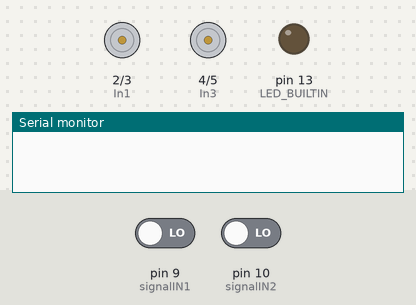
Recording of a sketch running on a simulated Arduino Nano, built with avr-gcc and run on an emulated ATmega328P. Shown: motor-driver pin pairs drawn as motors (green arrow = first pin HIGH = forward, orange = second pin HIGH = backward, longer = more drive), output pins drawn as LEDs (lit = HIGH), the last lines printed to the serial monitor. The test bench sets the inputs (shaded band); at power-on: pin 9 (signalIN1) LOW, pin 10 (signalIN2) LOW.

Above: at 1.2 s.
1.3 s: pin 9 (signalIN1) driven HIGH
At 4.2 s:
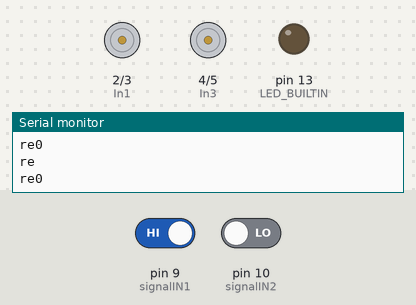
4.3 s: pin 9 (signalIN1) driven LOW
At 4.8 s:
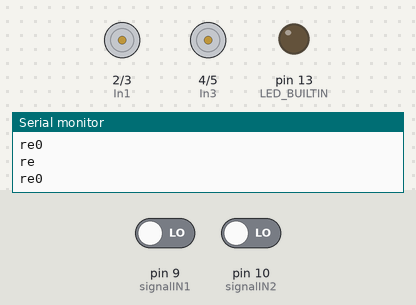
5.8 s: pin 10 (signalIN2) driven HIGH
At 8.7 s:
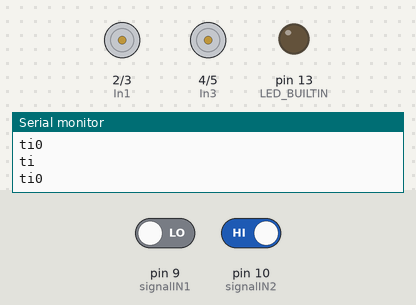
8.8 s: pin 10 (signalIN2) driven LOW
At 9.3 s:
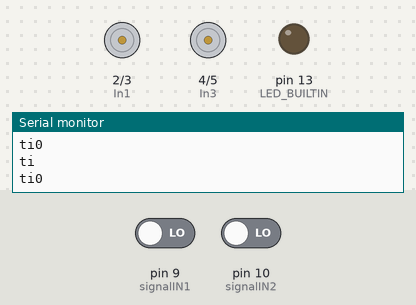
Timing chart, 0 to 11.3 s (numbered marks = the images above; inputs shaded):
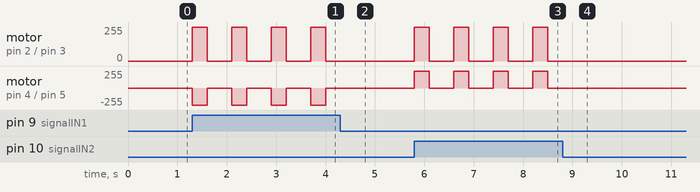

Measured:
- after the input at 1.3 s, motor on pin 2 (In1) / pin 3 (In2): alternates forward 255/255 for 0.30 s and stopped for 0.50 s, starting at once; motor on pin 4 (In3) / pin 5 (In4): alternates backward 255/255 for 0.30 s and stopped for 0.50 s, starting at once
- after the input at 4.3 s, motor on pin 2 (In1) / pin 3 (In2), motor on pin 4 (In3) / pin 5 (In4): stops changing and stays stopped
- after the input at 5.8 s, motor on pin 2 (In1) / pin 3 (In2), motor on pin 4 (In3) / pin 5 (In4): alternates forward 255/255 for 0.30 s and stopped for 0.50 s, starting at once
- after the input at 8.8 s, motor on pin 2 (In1) / pin 3 (In2), motor on pin 4 (In3) / pin 5 (In4): stops changing and stays stopped

The sketch:

for_demo_control.ino
```cpp
/*
 *            ！！注意左右邊順逆時針問題！！
 *            analogRead(handEnd) < 700
 *
 * 2021.09.29 Body Topology hand_part for 右邊
 *            Motor Arduino Code
 *
 * 2022.06.01 for 2022改
 * 2022.06.25 for control without LED
 * 2022.10.27 for new installation control by RX480E-4
 * 2022.11.24 for battary and mini 2-ch H-bridge module
 *            testing control 5V LED (PWM no use?)
 *
 * This version is for 5V LED & 12V DC Motor
 * with battary and RX480E-4 (wireless control)
 *
 * by Xylo Hsiao
 *
 * Fucking body & ...
 */

const int In1   = 2;      //for LED
const int In2   = 3;
const int In3   = 4;      //for Motor
const int In4   = 5;
#define handEnd   A7
#define signalIN1 9      //for release
#define signalIN2 10      //for tight
const int handMotor_time = 5000;
int releaseSignal = 0;
int tightSignal   = 0;
int motorState    = 0;
int ledState      = 0;

void setup() {
  pinMode(In1,      OUTPUT);
  pinMode(In2,      OUTPUT);
  pinMode(In3,      OUTPUT);
  pinMode(In4,      OUTPUT);
  pinMode(handEnd,  INPUT);
  pinMode(signalIN1,    INPUT);
  pinMode(signalIN2,    INPUT);
  pinMode(LED_BUILTIN, OUTPUT);
  digitalWrite(In1,   LOW);
  digitalWrite(In2,   LOW);
  mstop();
  Serial.begin(9600);
}

void loop() {
  //Serial.println(analogRead(handEnd));
  //Serial.println(motorState);
  releaseSignal = digitalRead(signalIN1);
  tightSignal   = digitalRead(signalIN2);

  if (motorState == 0 && releaseSignal == HIGH){
    Serial.println("re");
      motorState = 1;
      releaseR();
      light();
      delay(300);
  }else if (motorState != 0 && releaseSignal == HIGH){
    Serial.println("re0");
      motorState = 0;
      mstop();
      delay(500);
  }
  else if (motorState == 0 && tightSignal == HIGH){
    Serial.println("ti");
      motorState = 2;
      tightR();
      light();
      delay(300);
  }else if (motorState != 0 && tightSignal == HIGH){
    Serial.println("ti0");
      motorState = 0;
      mstop();
      delay(500);
  }
}

void tightR(){
  digitalWrite(In3, HIGH);
  digitalWrite(In4, LOW);
}
void releaseR(){
  digitalWrite(In3, LOW);
  digitalWrite(In4, HIGH);
}

void light(){
  digitalWrite(In1, HIGH);
  digitalWrite(In2, LOW);
}
void goOut(){
  digitalWrite(In1, LOW);
  digitalWrite(In2, LOW);
}

void mstop(){
  digitalWrite(In1, LOW);
  digitalWrite(In2, LOW);
  digitalWrite(In3, LOW);
  digitalWrite(In4, LOW);
}
```
